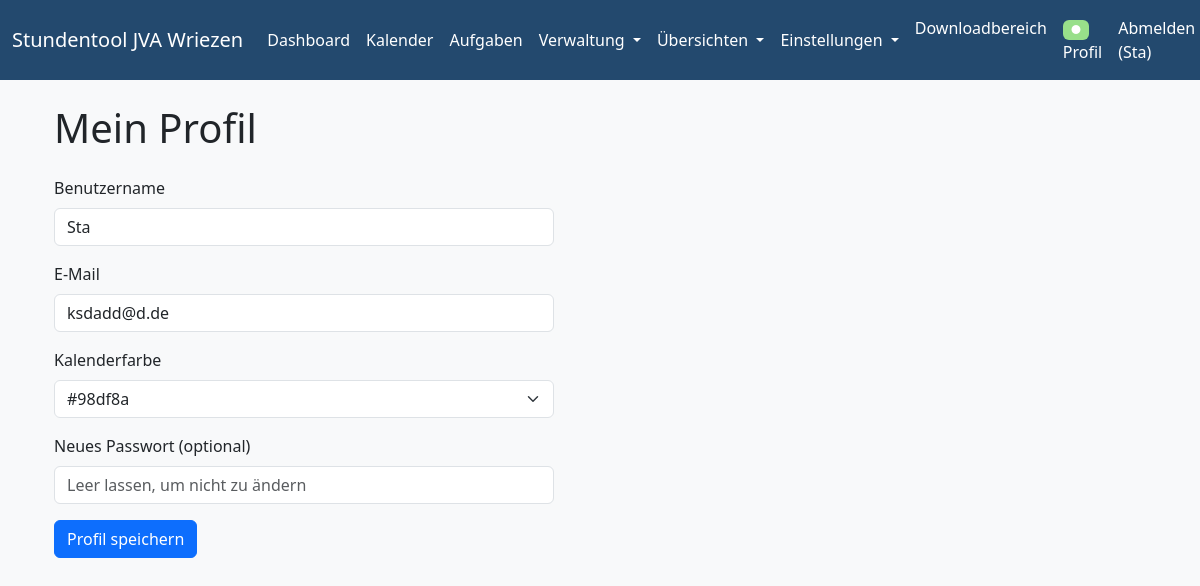
The app's page /profil (signed in), older data.
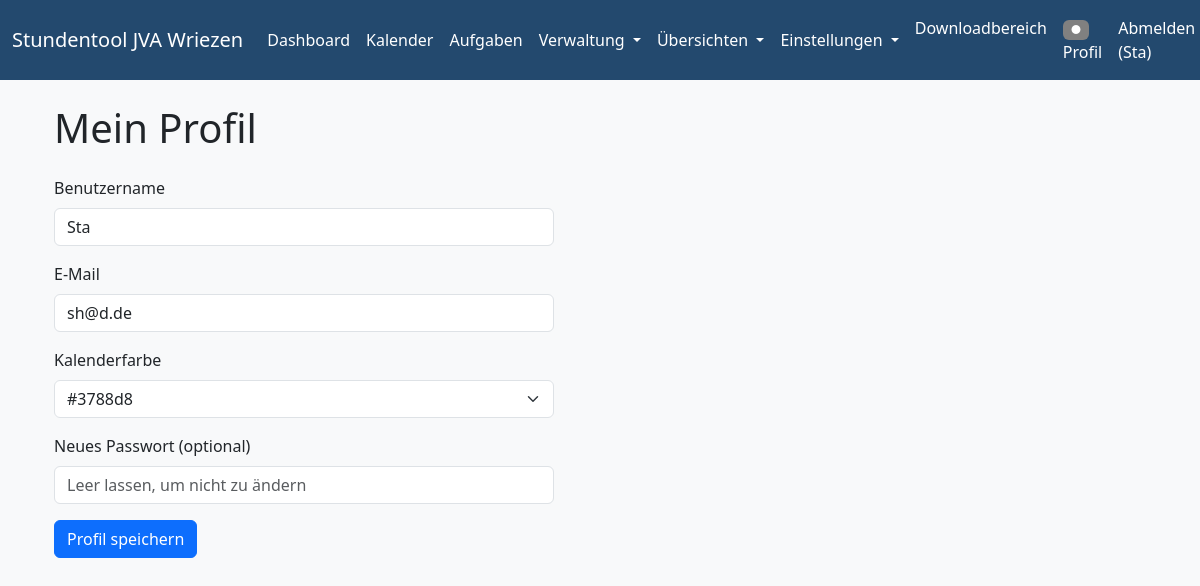
The same page, newer data.
### models.py (models this page shows, shortened)
class User(db.Model, UserMixin):
    id = db.Column(db.Integer, primary_key=True)
    username = db.Column(db.String(20), unique=True, nullable=False) # Used for login
    email = db.Column(db.String(120), unique=True, nullable=False) # Keep email for contact/recovery
    password = db.Column(db.String(60), nullable=False)
    role = db.Column(db.String(20), default='Benutzer', nullable=False) # New role column
    farbe = db.Column(db.String(7), default='#808080') # Hex color

### app.py (the view, shortened to what this page needs)
@app.route('/profil', methods=['GET', 'POST'])
@login_required
def profil():
    user_farben = [
        "#3788d8", "#1f77b4", "#2ca02c", "#d62728", "#9467bd", "#8c564b", "#e377c2",
        "#7f7f7f", "#bcbd22", "#17becf", "#6c757d", "#ff7f0e", "#ffbb78", "#98df8a"
    ]
    return render_template('profil.html', user_farben=user_farben)

### app.py (called while the page is built)
@login_manager.user_loader
def load_user(user_id):
    return User.query.get(int(user_id))

### templates/profil.html
{% extends "base.html" %}
{% block content %}
<div class="container mt-4">
    <h1>Mein Profil</h1>
    <form method="POST" action="{{ url_for('profil') }}" class="mt-4" style="max-width: 500px;">
        <div class="mb-3">
            <label for="username" class="form-label">Benutzername</label>
            <input type="text" class="form-control" id="username" name="username" value="{{ current_user.username }}" readonly>
        </div>
        <div class="mb-3">
            <label for="email" class="form-label">E-Mail</label>
            <input type="email" class="form-control" id="email" name="email" value="{{ current_user.email }}" readonly>
        </div>
        <div class="mb-3">
            <label for="farbe" class="form-label">Kalenderfarbe</label>
            <select class="form-select" id="farbe" name="farbe">
                {% for f in user_farben %}
                <option value="{{ f }}" style="background:{{ f }};color:#fff;" {% if current_user.farbe == f %}selected{% endif %}>{{ f }}</option>
                {% endfor %}
            </select>
        </div>
        <div class="mb-3">
            <label for="password" class="form-label">Neues Passwort (optional)</label>
            <input type="password" class="form-control" id="password" name="password" placeholder="Leer lassen, um nicht zu ändern">
        </div>
        <button type="submit" class="btn btn-primary">Profil speichern</button>
    </form>
</div>
{% endblock %}

### templates/base.html (shortened to what this page needs)
<!DOCTYPE html>
<html lang="de">
<head>
    <link href="https://cdn.jsdelivr.net/npm/bootstrap@5.3.3/dist/css/bootstrap.min.css" rel="stylesheet">
    <link rel="stylesheet" href="https://cdnjs.cloudflare.com/ajax/libs/font-awesome/6.4.0/css/all.min.css">
</head>
<body>
    <nav class="navbar navbar-expand-lg navbar-custom">
        <div class="container-fluid">
            <a class="navbar-brand" href="{{ url_for('stundenplan_anzeigen') }}">Stundentool JVA Wriezen</a>
            <div class="collapse navbar-collapse" id="navbarNav">
                <ul class="navbar-nav me-auto mb-2 mb-lg-0">
                    <li class="nav-item">
                        <a class="nav-link" href="{{ url_for('stundenplan_anzeigen') }}">Dashboard</a>
                    </li>
                    <li class="nav-item">
                        <a class="nav-link" href="{{ url_for('kalender') }}">Kalender</a>
                    </li>
                    {% if current_user.is_authenticated %}
                    <li class="nav-item">
                        <a class="nav-link" href="{{ url_for('kanban_board') }}">Aufgaben</a>
                    </li>
                    {% endif %}
                    {% if current_user.is_authenticated and (current_user.role == 'Admin' or current_user.role == 'Planer') %}
                    <li class="nav-item dropdown">
                        <a class="nav-link dropdown-toggle" href="#" id="navbarDropdownVerwaltung" role="button" data-bs-toggle="dropdown" aria-expanded="false">
                            Verwaltung
                        </a>
                    </li>
                    {% endif %}
                    {% if current_user.is_authenticated and (current_user.role == 'Admin' or current_user.role == 'Planer') %}
                    <li class="nav-item dropdown">
                        <a class="nav-link dropdown-toggle" href="#" id="navbarDropdownUebersichten" role="button" data-bs-toggle="dropdown" aria-expanded="false">
                            Übersichten
                        </a>
                    </li>
                    {% endif %}
                    {% if current_user.is_authenticated and current_user.role == 'Admin' %}
                    <li class="nav-item dropdown">
                        <a class="nav-link dropdown-toggle" href="#" id="navbarDropdownEinstellungen" role="button" data-bs-toggle="dropdown" aria-expanded="false">
                            Einstellungen
                        </a>
                    </li>
                    {% endif %}
                </ul>
                <ul class="navbar-nav ms-auto mb-2 mb-lg-0">
                    {% if current_user.is_authenticated %}
                        <li class="nav-item">
                            <a class="nav-link" href="{{ url_for('downloads') }}">Downloadbereich</a>
                        </li>
                        <li class="nav-item">
                            <a class="nav-link" href="{{ url_for('profil') }}">
                                <span class="badge" style="background:{{ current_user.farbe }};color:#fff;">&#9679;</span>
                                Profil
                            </a>
                        </li>
                        <li class="nav-item">
                            <a class="nav-link" href="{{ url_for('logout') }}">Abmelden ({{ current_user.username }})</a>
                        </li>
                    {% else %}
                        <li class="nav-item"><a class="nav-link" href="{{ url_for('login') }}">Anmelden</a></li>
                    {% endif %}
                </ul>
            </div>
        </div>
    </nav>
    <div class="container">
        {% block content %}{% endblock %}
    </div>
</body>
</html>

Row changes from the older to the newer data that the page shows:
changed User "Sta": email "ksdadd@d.de" → "sh@d.de"; farbe "#98df8a" → (not shown)
Text that changed along with them:
form field farbe: (not shown) → "#3788d8"
